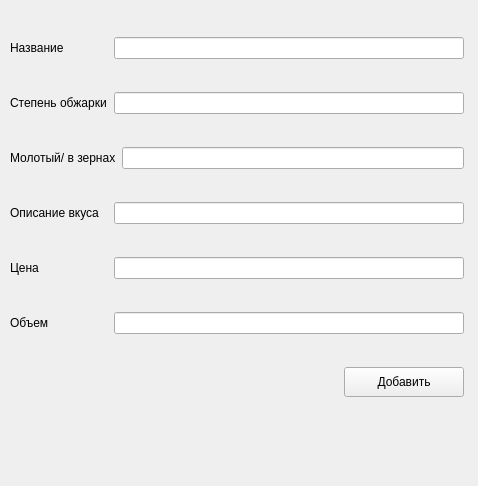
<?xml version="1.0" encoding="UTF-8"?>
<ui version="4.0">
 <class>Form</class>
 <widget class="QWidget" name="Form">
  <property name="geometry">
   <rect>
    <x>0</x>
    <y>0</y>
    <width>478</width>
    <height>486</height>
   </rect>
  </property>
  <property name="windowTitle">
   <string>Form</string>
  </property>
  <widget class="QWidget" name="layoutWidget">
   <property name="geometry">
    <rect>
     <x>0</x>
     <y>0</y>
     <width>474</width>
     <height>481</height>
    </rect>
   </property>
   <layout class="QVBoxLayout" name="verticalLayout">
    <property name="leftMargin">
     <number>10</number>
    </property>
    <property name="topMargin">
     <number>10</number>
    </property>
    <property name="rightMargin">
     <number>10</number>
    </property>
    <property name="bottomMargin">
     <number>10</number>
    </property>
    <item>
     <layout class="QHBoxLayout" name="horizontalLayout">
      <item>
       <widget class="QLabel" name="label">
        <property name="minimumSize">
         <size>
          <width>80</width>
          <height>0</height>
         </size>
        </property>
        <property name="text">
         <string>Название</string>
        </property>
       </widget>
      </item>
      <item>
       <widget class="QLineEdit" name="lineEdit">
        <property name="minimumSize">
         <size>
          <width>300</width>
          <height>0</height>
         </size>
        </property>
        <property name="maximumSize">
         <size>
          <width>350</width>
          <height>16777215</height>
         </size>
        </property>
       </widget>
      </item>
     </layout>
    </item>
    <item>
     <layout class="QHBoxLayout" name="horizontalLayout_2">
      <item>
       <widget class="QLabel" name="label_2">
        <property name="text">
         <string>Степень обжарки</string>
        </property>
       </widget>
      </item>
      <item>
       <widget class="QLineEdit" name="lineEdit_2">
        <property name="minimumSize">
         <size>
          <width>300</width>
          <height>0</height>
         </size>
        </property>
        <property name="maximumSize">
         <size>
          <width>350</width>
          <height>16777215</height>
         </size>
        </property>
       </widget>
      </item>
     </layout>
    </item>
    <item>
     <layout class="QHBoxLayout" name="horizontalLayout_3">
      <item>
       <widget class="QLabel" name="label_3">
        <property name="minimumSize">
         <size>
          <width>80</width>
          <height>0</height>
         </size>
        </property>
        <property name="text">
         <string>Молотый/ в зернах</string>
        </property>
       </widget>
      </item>
      <item>
       <widget class="QLineEdit" name="lineEdit_3">
        <property name="minimumSize">
         <size>
          <width>300</width>
          <height>0</height>
         </size>
        </property>
        <property name="maximumSize">
         <size>
          <width>350</width>
          <height>16777215</height>
         </size>
        </property>
       </widget>
      </item>
     </layout>
    </item>
    <item>
     <layout class="QHBoxLayout" name="horizontalLayout_4">
      <item>
       <widget class="QLabel" name="label_4">
        <property name="text">
         <string>Описание вкуса</string>
        </property>
       </widget>
      </item>
      <item>
       <widget class="QLineEdit" name="lineEdit_4">
        <property name="minimumSize">
         <size>
          <width>300</width>
          <height>0</height>
         </size>
        </property>
        <property name="maximumSize">
         <size>
          <width>350</width>
          <height>16777215</height>
         </size>
        </property>
       </widget>
      </item>
     </layout>
    </item>
    <item>
     <layout class="QHBoxLayout" name="horizontalLayout_5">
      <item>
       <widget class="QLabel" name="label_5">
        <property name="text">
         <string>Цена</string>
        </property>
       </widget>
      </item>
      <item>
       <widget class="QLineEdit" name="lineEdit_5">
        <property name="minimumSize">
         <size>
          <width>300</width>
          <height>0</height>
         </size>
        </property>
        <property name="maximumSize">
         <size>
          <width>350</width>
          <height>16777215</height>
         </size>
        </property>
       </widget>
      </item>
     </layout>
    </item>
    <item>
     <layout class="QHBoxLayout" name="horizontalLayout_6">
      <item>
       <widget class="QLabel" name="label_6">
        <property name="minimumSize">
         <size>
          <width>80</width>
          <height>0</height>
         </size>
        </property>
        <property name="text">
         <string>Объем</string>
        </property>
       </widget>
      </item>
      <item>
       <widget class="QLineEdit" name="lineEdit_6">
        <property name="minimumSize">
         <size>
          <width>300</width>
          <height>0</height>
         </size>
        </property>
        <property name="maximumSize">
         <size>
          <width>350</width>
          <height>16777215</height>
         </size>
        </property>
       </widget>
      </item>
     </layout>
    </item>
    <item>
     <layout class="QHBoxLayout" name="horizontalLayout_12">
      <item>
       <spacer name="horizontalSpacer">
        <property name="orientation">
         <enum>Qt::Horizontal</enum>
        </property>
        <property name="sizeHint" stdset="0">
         <size>
          <width>40</width>
          <height>20</height>
         </size>
        </property>
       </spacer>
      </item>
      <item>
       <widget class="QPushButton" name="pushButton">
        <property name="minimumSize">
         <size>
          <width>120</width>
          <height>30</height>
         </size>
        </property>
        <property name="text">
         <string>Добавить</string>
        </property>
       </widget>
      </item>
     </layout>
    </item>
    <item>
     <widget class="QLabel" name="label_12">
      <property name="sizePolicy">
       <sizepolicy hsizetype="Preferred" vsizetype="Fixed">
        <horstretch>0</horstretch>
        <verstretch>0</verstretch>
       </sizepolicy>
      </property>
      <property name="minimumSize">
       <size>
        <width>0</width>
        <height>0</height>
       </size>
      </property>
      <property name="text">
       <string/>
      </property>
     </widget>
    </item>
   </layout>
  </widget>
 </widget>
 <resources/>
 <connections/>
</ui>
